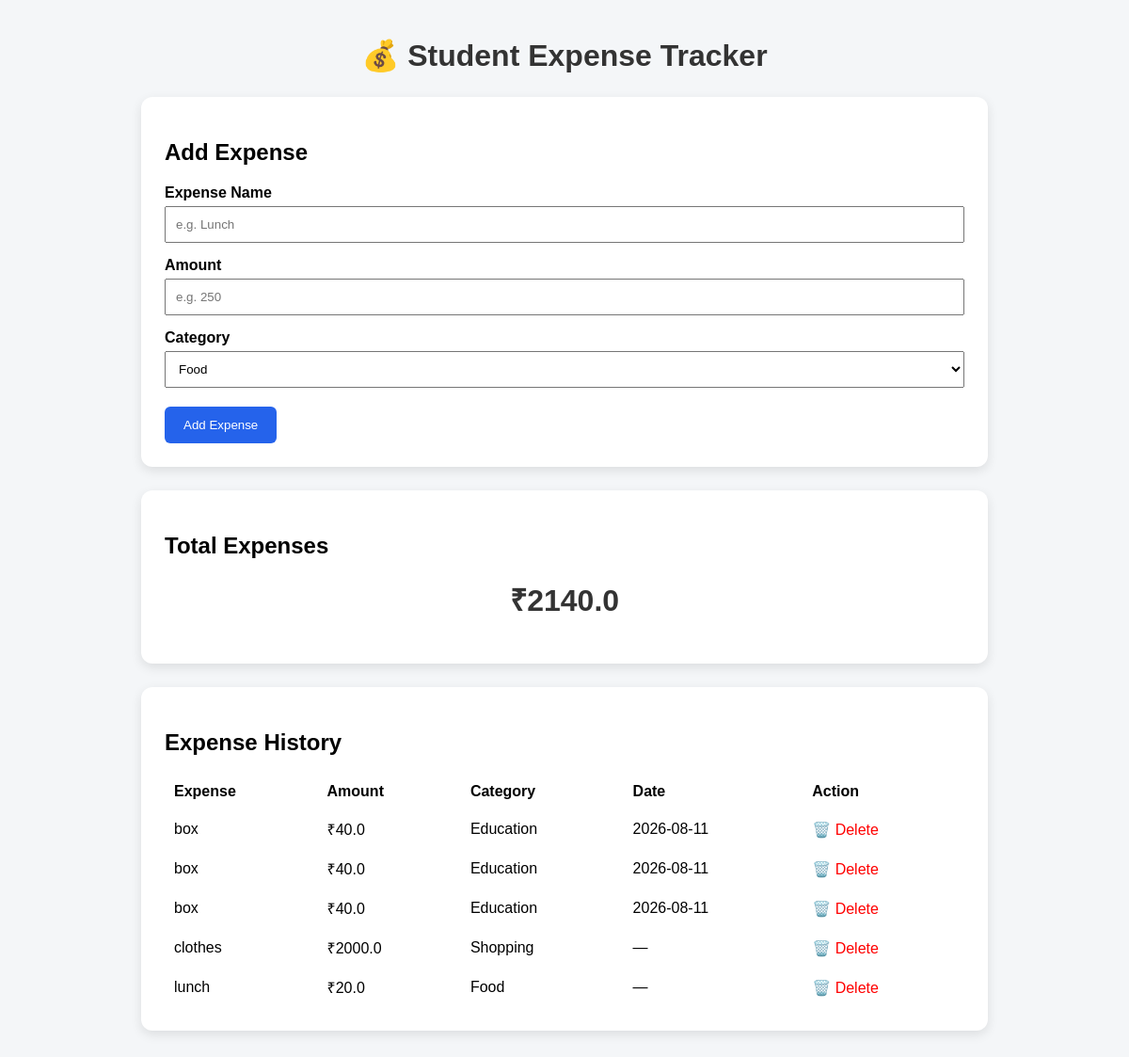
The page / on the database its author committed.
### tables this page shows
CREATE TABLE expenses (
            id INTEGER PRIMARY KEY AUTOINCREMENT,
            expense TEXT NOT NULL,
            amount REAL NOT NULL,
            category TEXT NOT NULL
        , date TEXT);

### app.py (the view, shortened to what this page needs)
@app.route("/", methods=["GET", "POST"])
def home():
    conn = get_db()
    expenses = conn.execute(
        "SELECT * FROM expenses ORDER BY id DESC"
    ).fetchall()
    conn.close()
    return render_template("index.html", expenses=expenses)

### app.py (called while the page is built)
def get_db():
    conn = sqlite3.connect("expenses.db")
    conn.row_factory = sqlite3.Row
    return conn

### templates/index.html (shortened to what this page needs)
<!DOCTYPE html>
<html lang="en">
<head>
</head>
<body>
<div class="container">
    <h1>💰 Student Expense Tracker</h1>
    <div class="card">
        <h2>Add Expense</h2>
        <form method="POST">
            <label>Expense Name</label>
            <input
                type="text"
                name="expense"
                placeholder="e.g. Lunch"
                required
            >
            <label>Amount</label>
            <input
                type="number"
                name="amount"
                placeholder="e.g. 250"
                step="0.01"
                required
            >
            <label>Category</label>
            <select name="category">
                <option value="Food">Food</option>
            </select>
            <button type="submit">Add Expense</button>
        </form>
    </div>
    <div class="card">
    <h2>Total Expenses</h2>
    <h1>₹{{ expenses | sum(attribute='amount') }}</h1>
</div>
<div class="card">
    <h2>Expense History</h2>
    {% if expenses %}
        <table style="width:100%; border-collapse: collapse;">
    <tr>
        <th style="padding:10px; text-align:left;">Expense</th>
        <th style="padding:10px; text-align:left;">Amount</th>
        <th style="padding:10px; text-align:left;">Category</th>
        <th style="padding:10px; text-align:left;">Date</th>
        <th style="padding:10px; text-align:left;">Action</th>
    </tr>
    {% for item in expenses %}
    <tr>
        <td style="padding:10px;">{{ item.expense }}</td>
        <td style="padding:10px;">
            ₹{{ item.amount }}
        </td>
        <td style="padding:10px;">
            {{ item.category or "—" }}
        </td>
        <td style="padding:10px;">
            {{ item.date or "—" }}
        </td>
        <td style="padding:10px;">
            <a href="/delete/{{ item.id }}"
               style="color:red; text-decoration:none;">
                🗑️ Delete
            </a>
        </td>
    </tr>
    {% endfor %}
</table>
    {% else %}
        <p>No expenses added yet.</p>
    {% endif %}
</div>
</div>
</body>
</html>

### templates/index.html (style rules this page uses)
body { font-family: Arial, sans-serif; background: #f4f6f8; margin: 0; padding: 0; }
.container { width: 90%; max-width: 900px; margin: 40px auto; }
h1 { text-align: center; color: #333; }
.card { background: white; padding: 25px; border-radius: 12px; box-shadow: 0 4px 12px rgba(0,0,0,0.1); margin-top: 25px; }
label { display: block; margin-top: 15px; font-weight: bold; }
input, select { width: 100%; padding: 10px; margin-top: 5px; box-sizing: border-box; }
button { margin-top: 20px; padding: 12px 20px; background: #2563eb; color: white; border: none; border-radius: 6px; cursor: pointer; }

### rows shown on the page
expenses: expense "box", amount "40.0", category "Education", date "2026-08-11"
expenses: expense "box", amount "40.0", category "Education", date "2026-08-11"
expenses: expense "box", amount "40.0", category "Education", date "2026-08-11"
expenses: expense "clothes", amount "2000.0", category "Shopping", date "—"
expenses: expense "lunch", amount "20.0", category "Food", date "—"

### other values the page prints
{{ expenses | sum(attribute='amount') }} "2140.0"
